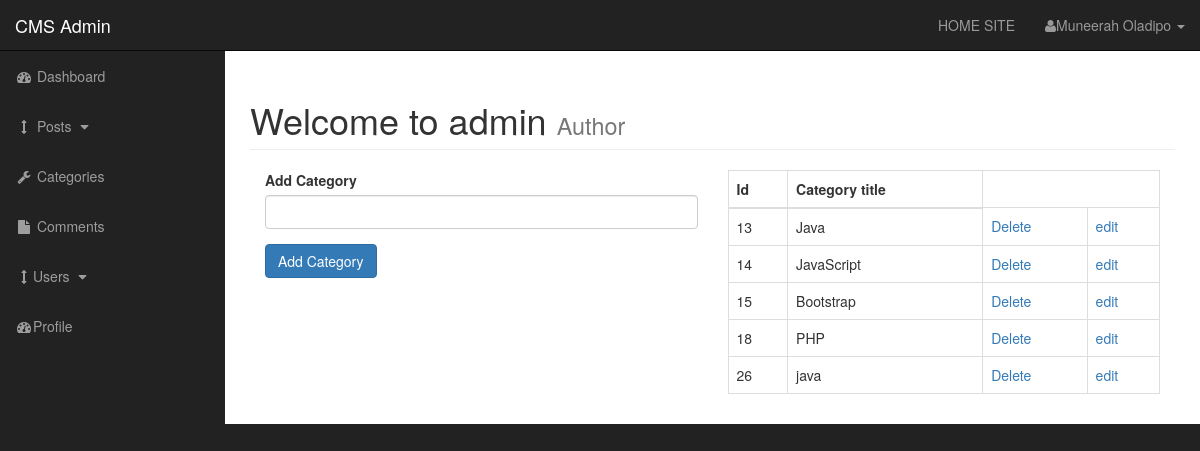
The app's page /admin/categories.php with its own data.
### tables this page shows
CREATE TABLE `categories` (
  `cat_id` int(3) NOT NULL,
  `cat_tittle` varchar(255) NOT NULL
);

### admin/function.php (the view, shortened to what this page needs)
<?php
function findAllCategories(){
global $connection;
$query = "SELECT * FROM categories ";
$select_categories = mysqli_query($connection, $query);
while ($row = mysqli_fetch_assoc( $select_categories)) {
$cat_id = $row['cat_id'];
$cat_tittle = $row['cat_tittle'];
echo "<tr>";
echo "<td>{$cat_id}</td>";
echo "<td>{$cat_tittle}</td>";
echo "<td><a href='categories.php?delete={$cat_id}'>Delete</td>";
echo "<td><a href='categories.php?edit={$cat_id}'>edit</td>";
echo "</tr>";
}
}
?>

### admin/css/sb-admin.css (style rules this page uses)
body { margin-top: 100px; background-color: #222; }
@media (min-width:768px) { body { margin-top: 50px; } }

### records on screen
categories: cat_id "13", cat_tittle "Java"
categories: cat_id "14", cat_tittle "JavaScript"
categories: cat_id "15", cat_tittle "Bootstrap"
categories: cat_id "18", cat_tittle "PHP"
categories: cat_id "26", cat_tittle "java"
